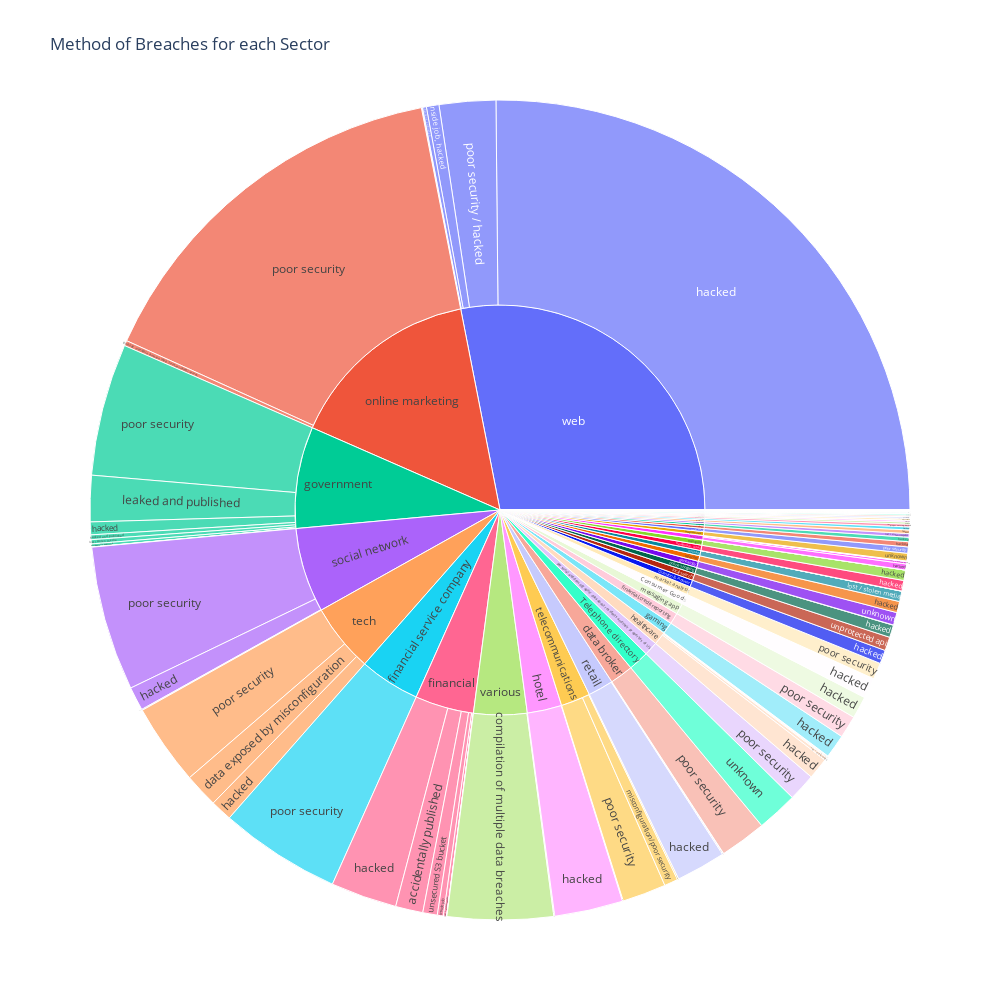

The cell this chart's notebook holds for it:
### Code cell
fig =px.sunburst(dataset, path=["Organization type","Method"], values='Records', width = 1000, height = 1000, title = "Method of Breaches for each Sector")
fig.show()

### Figure 1 — Plotly figure (JSON) as saved in the notebook; plotly's stock layout.template omitted (floating-point values rounded to 4 significant figures; data arrays with more than 128 entries replaced by an {"elided": "..."} marker saying what was removed)
{"data": [{"branchvalues": "total", "domain": {"x": [0, 1], "y": [0, 1]}, "hovertemplate": "labels=%{label}<br>Records=%{value}<br>parent=%{parent}<br>id=%{id}<extra></extra>", "ids": {"elided": "190 str values"}, "labels": {"elided": "190 str values"}, "name": "", "parents": {"elided": "190 str values"}, "type": "sunburst", "values": {"elided": "190 int values"}}], "layout": {"height": 1000, "legend": {"tracegroupgap": 0}, "title": {"text": "Method of Breaches for each Sector"}, "width": 1000}}
